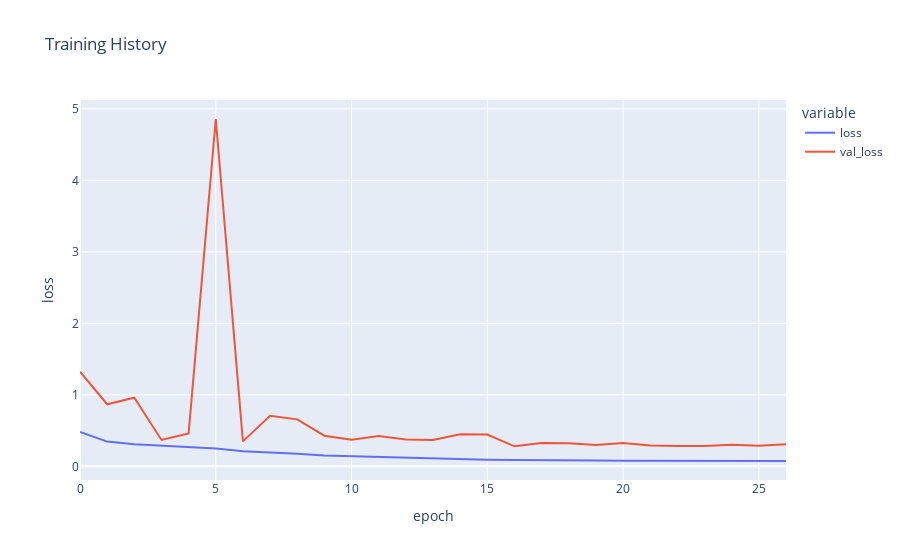

Notebook cell for this chart:
### Markdown cell above
## Gender Model Performance

### Code cell
fx = px.line(history_gender.history, y=["loss", "val_loss"],
    labels = {'index':'epoch', 'value':'loss'},
    title = 'Training History')

fx.show()

### Figure 1 — Plotly figure (JSON) as saved in the notebook; plotly's stock layout.template omitted (floating-point values rounded to 4 significant figures)
{"data": [{"hovertemplate": "variable=loss<br>epoch=%{x}<br>loss=%{y}<extra></extra>", "legendgroup": "loss", "line": {"color": "#636efa", "dash": "solid"}, "marker": {"symbol": "circle"}, "mode": "lines", "name": "loss", "orientation": "v", "showlegend": true, "type": "scatter", "x": [0, 1, 2, 3, 4, 5, 6, 7, 8, 9, 10, 11, 12, 13, 14, 15, 16, 17, 18, 19, 20, 21, 22, 23, 24, 25, 26], "xaxis": "x", "y": [0.482, 0.3464, 0.3093, 0.2882, 0.2635, 0.2499, 0.2113, 0.1953, 0.1773, 0.1513, 0.1402, 0.1324, 0.1208, 0.1085, 0.09973, 0.09341, 0.0892, 0.08957, 0.08361, 0.08033, 0.07933, 0.07849, 0.0772, 0.0766, 0.07494, 0.07511, 0.07499], "yaxis": "y"}, {"hovertemplate": "variable=val_loss<br>epoch=%{x}<br>loss=%{y}<extra></extra>", "legendgroup": "val_loss", "line": {"color": "#EF553B", "dash": "solid"}, "marker": {"symbol": "circle"}, "mode": "lines", "name": "val_loss", "orientation": "v", "showlegend": true, "type": "scatter", "x": [0, 1, 2, 3, 4, 5, 6, 7, 8, 9, 10, 11, 12, 13, 14, 15, 16, 17, 18, 19, 20, 21, 22, 23, 24, 25, 26], "xaxis": "x", "y": [1.323, 0.8686, 0.9606, 0.3698, 0.4605, 4.859, 0.3495, 0.7067, 0.6574, 0.4286, 0.3729, 0.4237, 0.3748, 0.3685, 0.4478, 0.4455, 0.2805, 0.3264, 0.3232, 0.2996, 0.326, 0.293, 0.286, 0.2837, 0.3022, 0.2893, 0.3084], "yaxis": "y"}], "layout": {"legend": {"title": {"text": "variable"}, "tracegroupgap": 0}, "title": {"text": "Training History"}, "xaxis": {"anchor": "y", "domain": [0, 1], "title": {"text": "epoch"}}, "yaxis": {"anchor": "x", "domain": [0, 1], "title": {"text": "loss"}}}}
